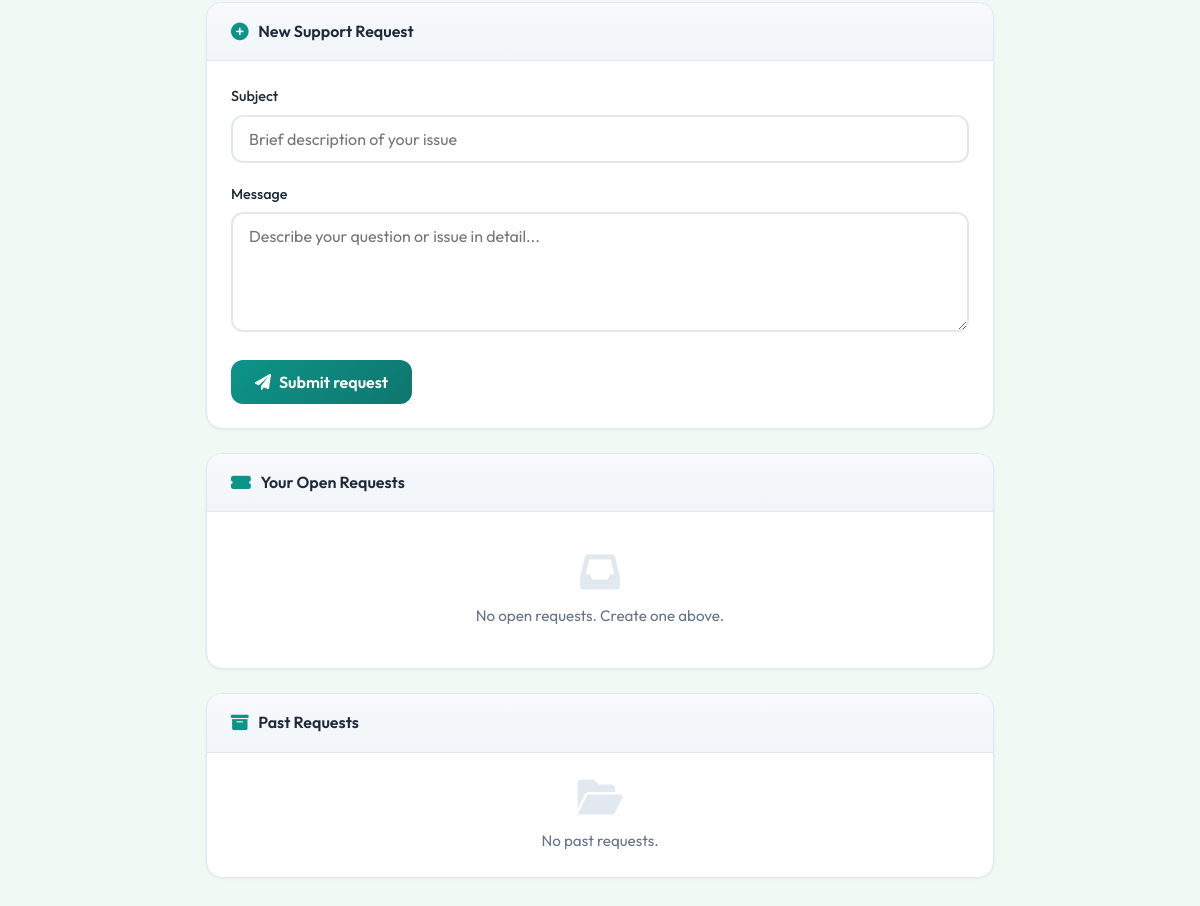
Before: /support/ (signed in, lower part) with the older database file.
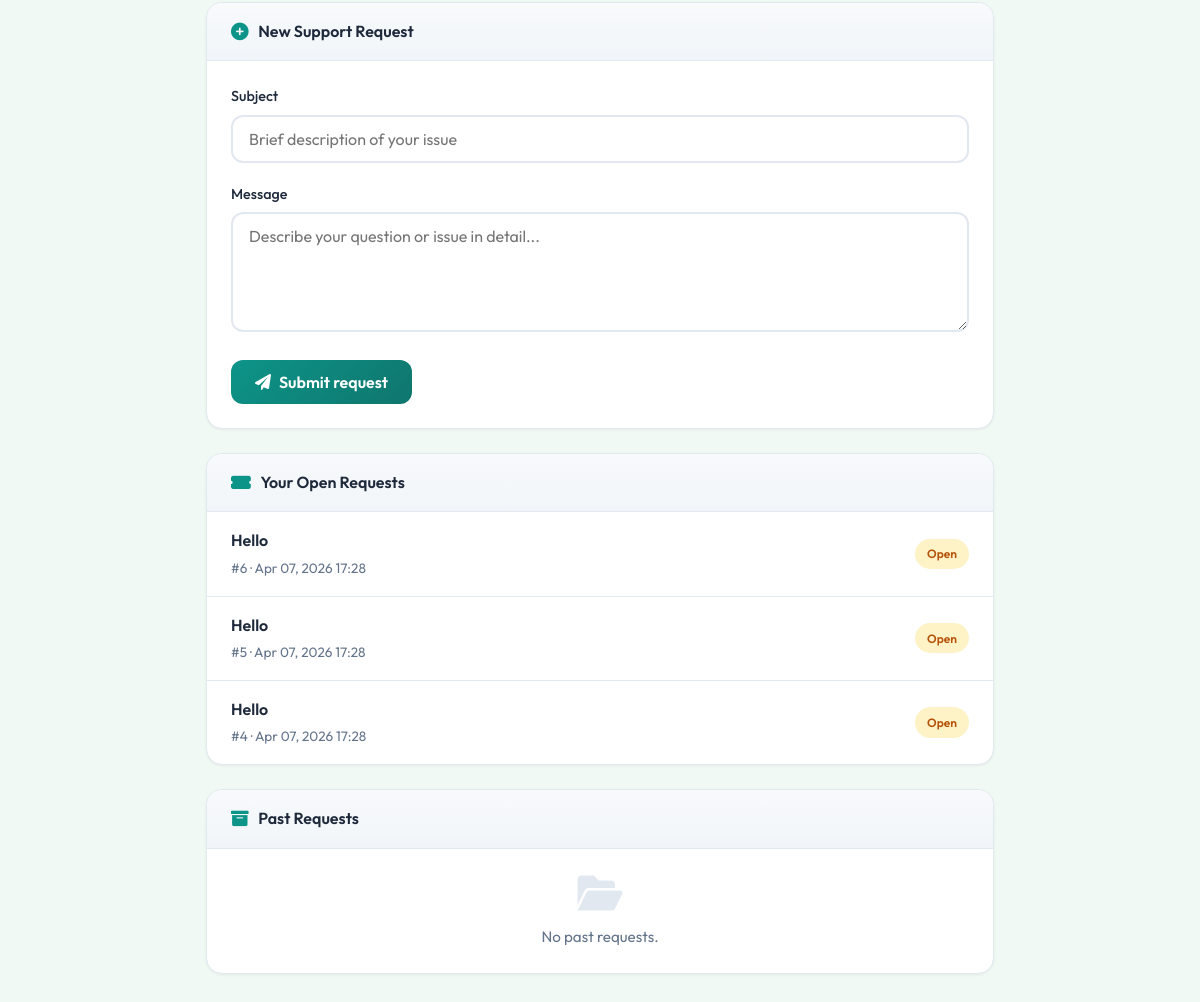
After: the same page with the newer database file.
### accounts/models.py (models this page shows, shortened)
class SupportTicket(models.Model):
    STATUS_OPEN = 'open'
    STATUS_IN_PROGRESS = 'in_progress'
    STATUS_ANSWERED = 'answered'
    STATUS_CLOSED = 'closed'
    STATUS_CHOICES = (
        (STATUS_OPEN, 'Open'),
        (STATUS_IN_PROGRESS, 'In Progress'),
        (STATUS_ANSWERED, 'Answered'),
        (STATUS_CLOSED, 'Closed'),
    )
    user = models.ForeignKey(User, on_delete=models.CASCADE, related_name='support_tickets')
    subject = models.CharField(max_length=255)
    status = models.CharField(max_length=20, choices=STATUS_CHOICES, default=STATUS_OPEN)
    assigned_to = models.ForeignKey(
        User,
        on_delete=models.SET_NULL,
        null=True,
        blank=True,
        related_name='assigned_support_tickets',
    )
    created_at = models.DateTimeField(auto_now_add=True)
    updated_at = models.DateTimeField(auto_now=True)
    class Meta:
        ordering = ('-updated_at',)

### accounts/views.py (the view, shortened to what this page needs)
# urls.py: path('support/', support_hub, name='support_hub'),
def support_hub(request):
    if request.user.is_authenticated and _is_support_staff(request.user):
        return redirect('admin_support_desk')
    faqs = FAQ.objects.filter(is_active=True).order_by('order', 'created_at')
    support_staff = SupportStaffProfile.objects.filter(is_available=True).select_related('user')
    if request.user.is_authenticated:
        all_my_tickets = SupportTicket.objects.filter(user=request.user).select_related('assigned_to').order_by('-updated_at')
        open_tickets = [t for t in all_my_tickets if t.status in (SupportTicket.STATUS_OPEN, SupportTicket.STATUS_IN_PROGRESS)]
        past_tickets = [t for t in all_my_tickets if t.status in (SupportTicket.STATUS_ANSWERED, SupportTicket.STATUS_CLOSED)]
    else:
        all_my_tickets = []
        open_tickets = []
        past_tickets = []
    context = {
        'faqs': faqs,
        'support_staff': support_staff,
        'my_tickets': all_my_tickets,
        'open_tickets': open_tickets,
        'past_tickets': past_tickets,
        'is_support_staff': False,
        'open_tickets_for_staff': [],
        'user_is_anonymous': not request.user.is_authenticated,
    }
    return render(request, 'support.html', context)

### accounts/context_processors.py (called while the page is built, shortened)
def admin_collections_payouts_summary(request):
    if not request.user.is_authenticated or getattr(request.user, 'role', None) != 'admin':
        return {}

### accounts/views.py (called while the page is built)
def _is_support_staff(user):
    if user.role == 'admin':
        return True
    return SupportStaffProfile.objects.filter(user=user).exists()

### templates/support.html (shortened to what the changed rows need)
<!DOCTYPE html>
<html lang="en">
<head>
    <link rel="stylesheet" href="/static/css/style.css">
    <link href="https://cdnjs.cloudflare.com/ajax/libs/font-awesome/6.0.0/css/all.min.css" rel="stylesheet">
</head>
<body class="support-page">
    <main class="main-content">
        {% if user_is_anonymous %}
        <div class="sup-card sup-signin-cta">
            <div class="sup-card-head"><i class="fas fa-sign-in-alt"></i> Open a support ticket</div>
            <div class="sup-card-body">
                <p style="margin: 0 0 1rem 0; color: var(--sup-muted);">Sign in or create an account to submit a support request and track its status.</p>
                <div style="display: flex; flex-wrap: wrap; gap: 0.75rem;">
                    <a href="{% url 'login' %}?next={% url 'support_hub' %}" class="sup-btn" style="text-decoration: none;"><i class="fas fa-sign-in-alt"></i> Sign In</a>
                    <a href="{% url 'role_selection' %}" class="sup-btn" style="text-decoration: none; background: linear-gradient(135deg, #64748b 0%, #475569 100%); box-shadow: 0 4px 12px rgba(71,85,105,0.3);"><i class="fas fa-user-plus"></i> Sign Up</a>
                </div>
            </div>
        </div>
        {% else %}
        <div class="sup-card">
            <div class="sup-card-body" style="padding: 0;">
                {% if open_tickets %}
                <ul class="sup-ticket-list">
                    {% for t in open_tickets %}
                    <li class="sup-ticket-item">
                        <a href="{% url 'support_ticket' t.id %}" style="flex: 1; min-width: 0;">
                            <div class="sup-ticket-subj">{{ t.subject }}</div>
                            <div class="sup-ticket-meta">#{{ t.id }} · {{ t.updated_at|date:"M d, Y H:i" }}{% if t.assigned_to %} · {{ t.assigned_to.email }}{% endif %}</div>
                        </a>
                        <span class="sup-ticket-badge {{ t.status }}">{{ t.get_status_display }}</span>
                    </li>
                    {% endfor %}
                </ul>
                {% else %}
                <div class="sup-empty">
                    <i class="fas fa-inbox sup-empty-icon"></i>
                    No open requests. Create one above.
                </div>
                {% endif %}
            </div>
        </div>
        {% endif %}
    </main>
</body>
</html>

Changed rows visible on the page:
added SupportTicket: subject "Hello", id "6", updated_at "Apr 07, 2026 17:28", status "Open"
added SupportTicket: subject "Hello", id "5", updated_at "Apr 07, 2026 17:28", status "Open"
added SupportTicket: subject "Hello", id "4", updated_at "Apr 07, 2026 17:28", status "Open"
Other visible differences:
text no longer shown: "No open requests. Create one above."
